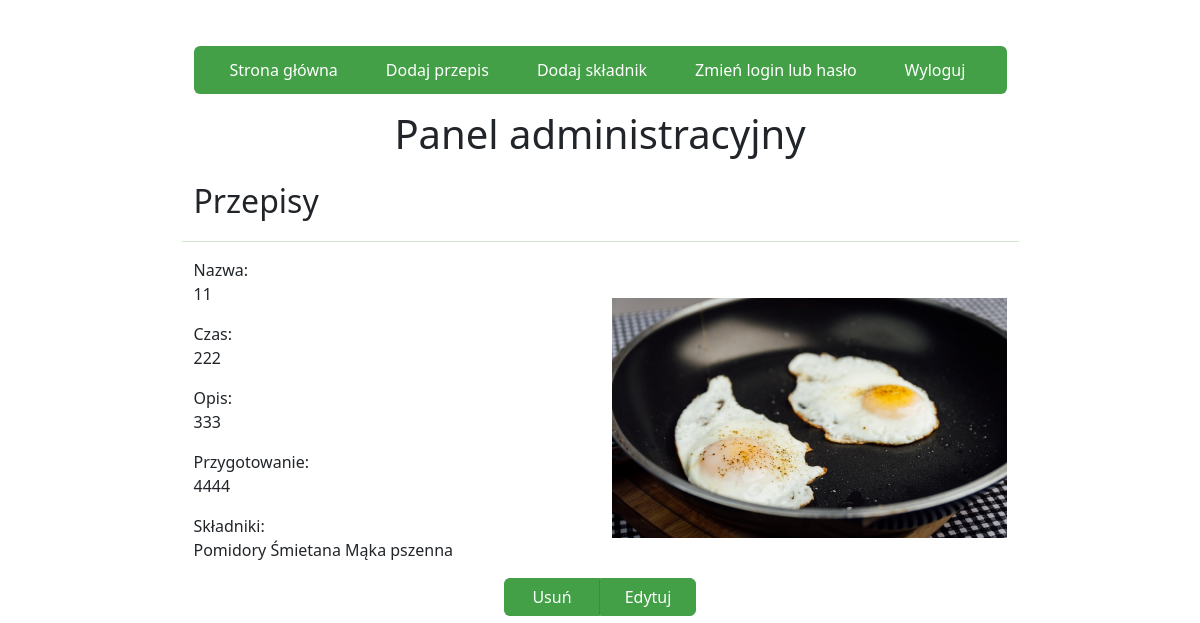
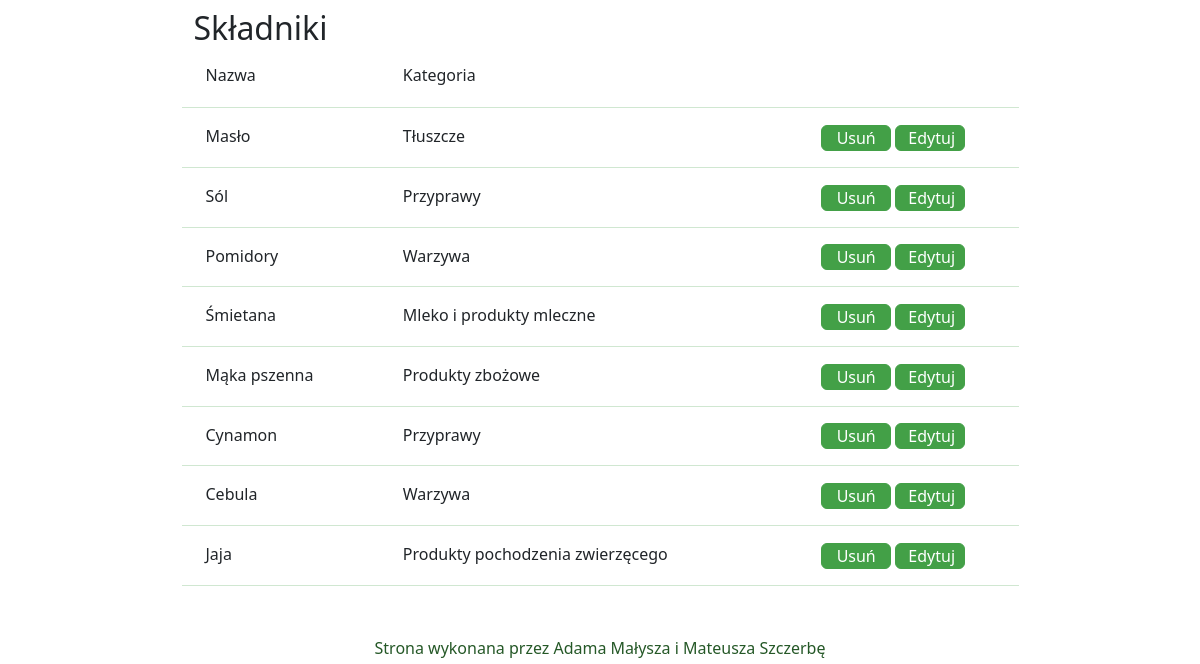
The page /admin/ (signed in) on the database as committed earlier (2 pictures, top to bottom).
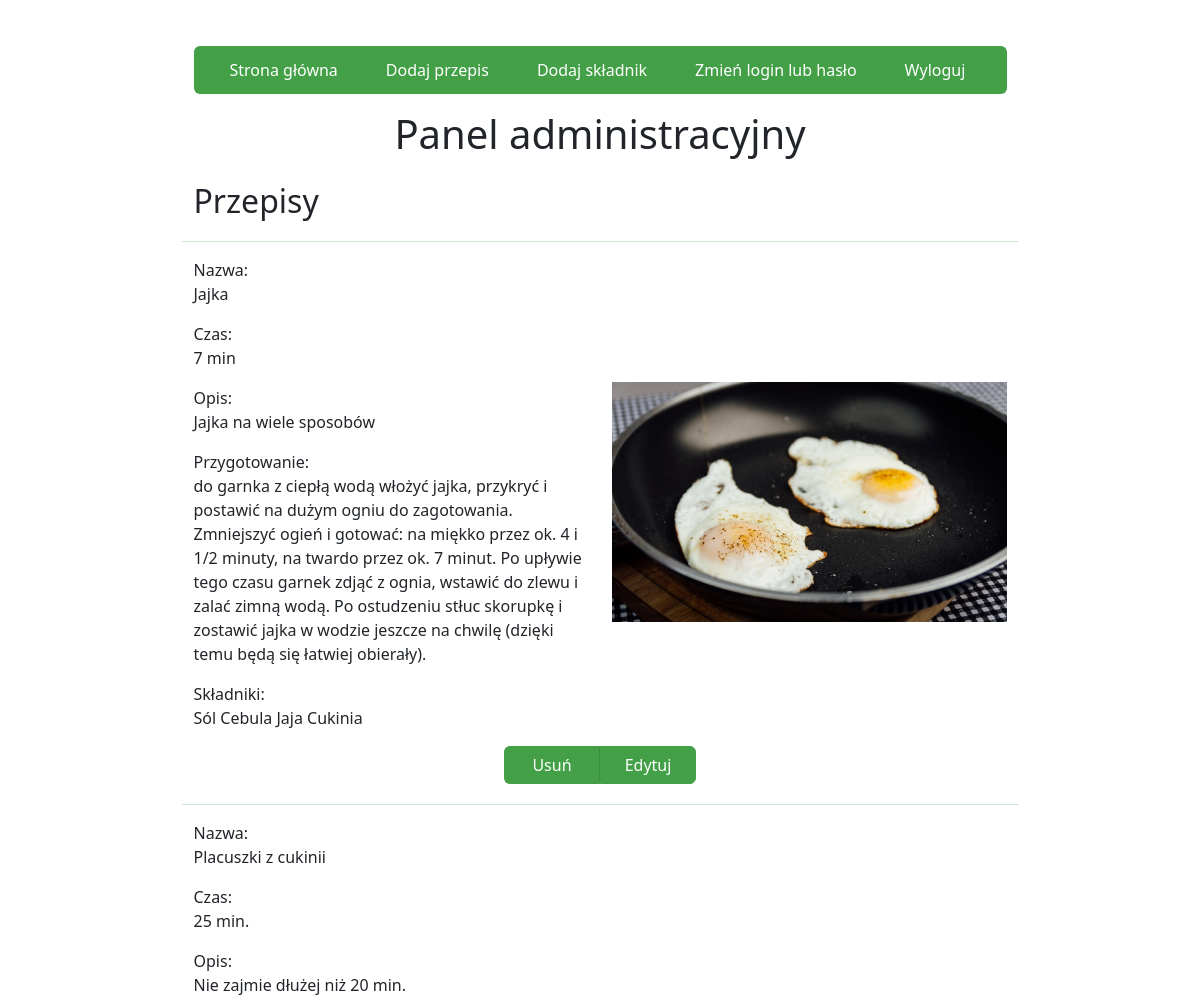
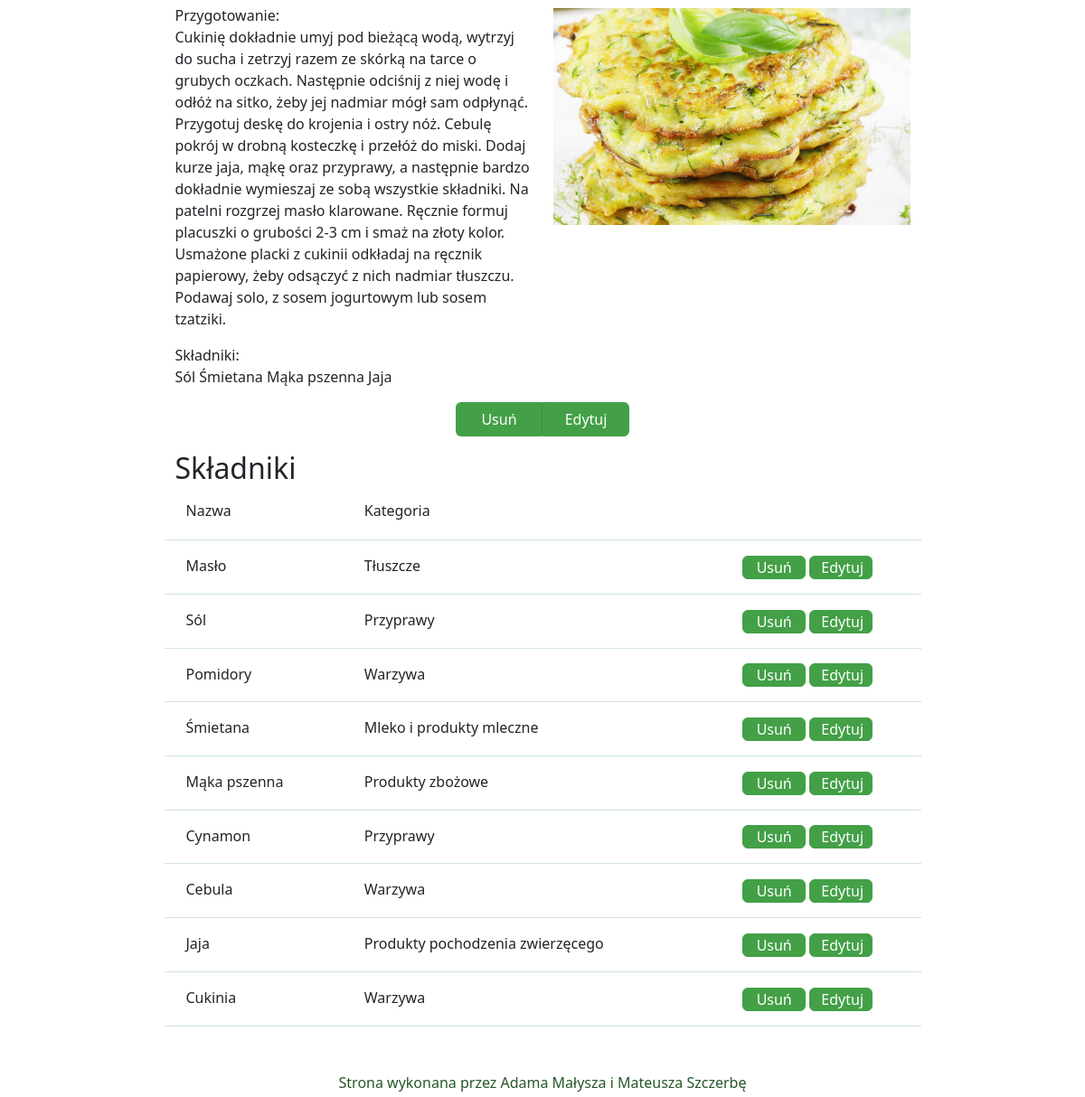
The same page on the database as committed later (2 pictures, top to bottom).
### website/models.py (models this page shows)
class Dish(db.Model):
    id = db.Column(db.Integer, primary_key=True,autoincrement=True)
    name = db.Column(db.String(100))
    time = db.Column(db.String(100))
    description = db.Column(db.String(100))
    recipe = db.Column(db.String(1000))
    ingredients = db.relationship('Ingredient', secondary=dish_ingredients, backref='Dish')

class Ingredient(db.Model):
    id = db.Column(db.Integer, primary_key=True,autoincrement=True)
    name = db.Column(db.String(100))
    category = db.Column(db.Integer)

### website/admin.py (the view, shortened to what this page needs)
@admin.route('/', methods=['POST', 'GET'])
def index_admin():
    if current_user.is_authenticated:
        if db.session.query(Dish).count() >= 1:
             dishes= db.session.query(Dish)
        else:
             dishes = None
        if db.session.query(Ingredient).count() >= 1:
            ingredients = db.session.query(Ingredient)
        else:
            ingredients = None
        return render_template('admin.html', przepisy=dishes, skladniki=ingredients)

### website/Templates/admin.html (shortened to what this page needs)
{% extends "base.html" %}
{% block content %}
<div class="container w-75 admin-75">
    <nav class="navbar py-4 rounded sticky-top navbar-expand-lg">
        <div class="container-fluid">
            <div class="collapse navbar-collapse" id="navbarNavAltMarkup">
                <div class="navbar-nav">
                    <a class="nav-link" href="/">Strona główna</a>
                    <a class="nav-link" href="/admin/przepisy">Dodaj przepis</a>
                    <a class="nav-link" href="/admin/skladniki">Dodaj składnik</a>
                    <a class="nav-link" href="/admin/clp">Zmień login lub hasło</a>
                    <a class="nav-link" href="/admin/logout">Wyloguj</a>
                </div>
            </div>
        </div>
    </nav>
    <h1 class="mb-3 mt-3" style="text-align: center;">Panel administracyjny</h1>
    <h2 class="mb-3 mt-4">Przepisy</h2>
    {% if przepisy %}
    <div class="row">
        {% for przepis in przepisy %}
        <hr class="hr-admin mt-1">
        <div class="col-6">
            Nazwa: <p>{{przepis.name}}</p>
            Czas: <p>{{przepis.time}}</p>
            Opis: <p>{{przepis.description}}</p>
            Przygotowanie: <p>{{przepis.recipe}}</p>
            Składniki:
            <p>
                {% for skladnik in przepis.ingredients %}
                {{skladnik.name}}
                {% endfor %}
            </p>
        </div>
        <div class="col-6 d-flex align-items-center">
            <img class="card-img admin" src="{{url_for('static',filename='img/')}}{{przepis.id}}{{'.png'}}">
        </div>
        <div class="col-12">
        <p style="text-align: center;"><a class="btn btn-admin btn-primary rounded-end-0 border-end-primary" role="button"
                href="/admin/delete/przepis/{{przepis.id}}">Usuń</a><a class="btn btn-admin btn-primary rounded-start-0"
                role="button" href="/admin/edit/przepis/{{przepis.id}}">Edytuj</a></p>
                </div>
        {% endfor %}
    </div>
    {% endif %}
    <h2>Składniki</h2>
        {% if skladniki %}
        <p>
        <div class="row">
        <div class="col-3 ps-4">Nazwa</div>
        <div class="col-6">Kategoria</div>
        <div class="col-3">&nbsp;</p></div>
                    <hr class="hr-admin mt-1">
    </div>
        {% for skladnik in skladniki %}
            <div class="row">
        <div class="col-3 ps-4">{{skladnik.name}}</div>
        <div class="col-6">
            {% if skladnik.category == 1 %}
            Produkty zbożowe
            {% elif skladnik.category == 2 %}
            Warzywa
            {% elif skladnik.category == 3 %}
            Owoce
            {% elif skladnik.category == 4 %}
            Mleko i produkty mleczne
            {% elif skladnik.category == 5 %}
            Produkty pochodzenia zwierzęcego
            {% elif skladnik.category == 6 %}
            Tłuszcze
            {% elif skladnik.category == 7 %}
            Przyprawy
            {% endif %}
        </div>
        <div class="col-3"><p>
            <a class="btn btn-primary btn-end rounded " role="button"
                href="/admin/delete/skladnik/{{skladnik.id}}">Usuń</a>
            <a class="btn btn-primary btn-end rounded" role="button"
                href="/admin/edit/skladnik/{{skladnik.id}}">Edytuj</a>
                </p>
        </div>
        <hr class="hr-admin">
    </div>
    {% endfor %}
    {%endif%}
{% endblock %}

### website/Templates/base.html (shortened to what this page needs)
<!DOCTYPE html>
<html lang="en">
<head>
    <link href="https://cdn.jsdelivr.net/npm/bootstrap@5.3.3/dist/css/bootstrap.min.css" rel="stylesheet"
>
    <link type="text/css" rel="stylesheet" href="/static/css/styles.css">
</head>
<body>
    <br>
    <div class="container">
        {% block content %}
        {% endblock %}
        <footer class="text-lg-start sticky-lg-bottom fixed-bottom" style="position: fixed;">
            <div class="text-center footer row justify-content-center text-center py-md-1">
                Strona wykonana przez Adama Małysza i Mateusza Szczerbę
            </div>
        </footer>
</body>
</html>

### website/static/css/styles.css (style rules this page uses)
body { background-color: #ffffff; padding-bottom: 5vh; }
@media (min-width: 992px) { .card-img.admin { height: 15rem; } }
.collapse, .collapsing { position: absolute; }
.btn-primary { --bs-btn-bg: #43a047; --bs-btn-border-color: #43a047; --bs-btn-hover-bg: #3b8e3f; --bs-btn-hover-border-color: #347c37; --bs-btn-active-bg: #347c37; --bs-btn-active-border-color: #2c6a2f; --bs-btn-disabled-bg: #43a047; --bs-btn-disabled-border-color: #43a047; }
.btn-end { padding-top: 0; padding-bottom: 0; width: 69.91px; }
.card-img { width: 100%; object-fit: cover; height: 12rem; }
.border-end-primary { border-right-color: #3b8e3f; }
.hr-admin { color: #43a047; border-top: 0.1rem solid; }
.navbar { background-color: #43a047; }
.nav-link { color: white !important; }
@media only screen and (min-width: 1200px) and (max-width: 1399px) { .nav-link { margin-left: 1rem; margin-right: 1rem; } }
.footer { color: #255827; background-color: white; }
.admin-25, .admin-50, .admin-75 { height: auto; display: block; }
.admin-50, .admin-75 { margin: 2% auto; }
.btn-admin { width: 6rem; }

Rows that differ between the two databases and show on the page:
removed Dish: name "11", time "222", description "333", recipe "4444", Ingredient (name "Pomidory"), Ingredient (name "Śmietana"), Ingredient (name "Mąka pszenna")
added Dish: name "Jajka", time "7 min", description "Jajka na wiele sposobów", recipe "do garnka z ciepłą wodą włożyć jajka, przykryć i postawić na dużym ogniu do zagotowania. Zmniejszyć ogień i gotować: na miękko przez ok. 4 i 1/2 minuty, na twardo przez ok. 7 minut. Po upływie tego czasu garnek zdjąć z ognia, wstawić do zlewu i zalać zimną wodą. Po ostudzeniu stłuc skorupkę i zostawić jajka w wodzie jeszcze na chwilę (dzięki temu będą się łatwiej obierały).", shows a picture, Ingredient (name "Sól"), Ingredient (name "Cebula"), Ingredient (name "Jaja")
added Ingredient: name "Cukinia", category "Warzywa"
added Dish: name "Placuszki z cukinii", time "25 min.", description "Nie zajmie dłużej niż 20 min.", recipe "Cukinię dokładnie umyj pod bieżącą wodą, wytrzyj do sucha i zetrzyj razem ze skórką na tarce o grubych oczkach. Następnie odciśnij z niej wodę i odłóż na sitko, żeby jej nadmiar mógł sam odpłynąć. Przygotuj deskę do krojenia i ostry nóż. Cebulę pokrój w drobną kosteczkę i przełóż do miski. Dodaj kurze jaja, mąkę oraz przyprawy, a następnie bardzo dokładnie wymieszaj ze sobą wszystkie składniki. Na patelni rozgrzej masło klarowane. Ręcznie formuj placuszki o grubości 2-3 cm i smaż na złoty kolor. Usmażone placki z cukinii odkładaj na ręcznik papierowy, żeby odsączyć z nich nadmiar tłuszczu. Podawaj solo, z sosem jogurtowym lub sosem tzatziki.", shows a picture, Ingredient (name "Sól"), Ingredient (name "Śmietana"), Ingredient (name "Mąka pszenna"), Ingredient (name "Jaja")
